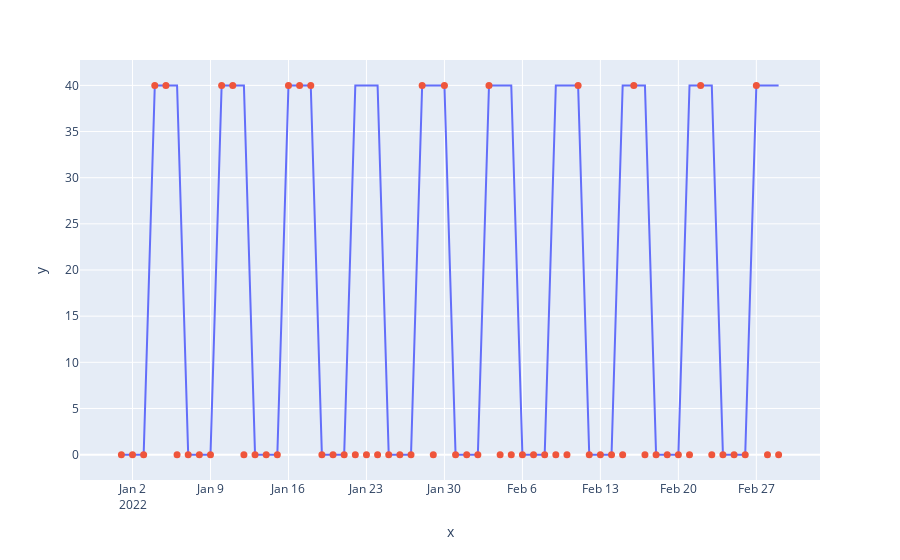

Notebook code for this chart:
### Code cell
import plotly.express as px
import pandas as pd
import numpy as np

# set period (must be divisible by 6)
days=60

# x- axis data
timespan = pd.date_range('01/01/2022', periods=days, freq='D')

# set values for curve
value = [0,0,0,40,40,40] * (days//6)

# set True/False randomly
value2 = [[True, False][np.random.randint(0,2)] for _ in range(days)]

# convert True/False into numerical values
value2 = [val if val2 else 0 for val2, val in zip(value2, value)]

# create figure
fig = px.line(x=timespan, y=value)
fig.add_scatter(x=timespan, y=value2, mode='markers',marker={'size':7}, showlegend=False)
fig.show()
